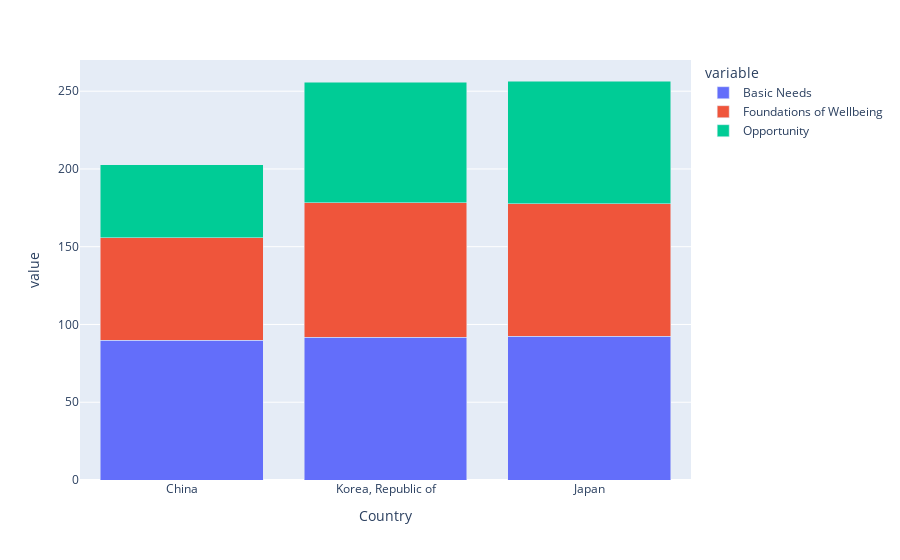

The notebook cell this image was saved under:
### Code cell
px.bar(SPI2023FarEast, x='Country', y=['Basic Needs', 'Foundations of Wellbeing', 'Opportunity'],
       barmode='stack').update_layout(xaxis={'categoryorder':'total ascending'})

### Figure 1 — Plotly figure (JSON) as saved in the notebook; plotly's stock layout.template omitted (floating-point values rounded to 4 significant figures)
{"data": [{"alignmentgroup": "True", "hovertemplate": "variable=Basic Needs<br>Country=%{x}<br>value=%{y}<extra></extra>", "legendgroup": "Basic Needs", "marker": {"color": "#636efa", "pattern": {"shape": ""}}, "name": "Basic Needs", "offsetgroup": "Basic Needs", "orientation": "v", "showlegend": true, "textposition": "auto", "type": "bar", "x": ["China", "Japan", "Korea, Republic of"], "xaxis": "x", "y": [89.84, 92.4, 91.84], "yaxis": "y"}, {"alignmentgroup": "True", "hovertemplate": "variable=Foundations of Wellbeing<br>Country=%{x}<br>value=%{y}<extra></extra>", "legendgroup": "Foundations of Wellbeing", "marker": {"color": "#EF553B", "pattern": {"shape": ""}}, "name": "Foundations of Wellbeing", "offsetgroup": "Foundations of Wellbeing", "orientation": "v", "showlegend": true, "textposition": "auto", "type": "bar", "x": ["China", "Japan", "Korea, Republic of"], "xaxis": "x", "y": [65.85, 85.19, 86.43], "yaxis": "y"}, {"alignmentgroup": "True", "hovertemplate": "variable=Opportunity<br>Country=%{x}<br>value=%{y}<extra></extra>", "legendgroup": "Opportunity", "marker": {"color": "#00cc96", "pattern": {"shape": ""}}, "name": "Opportunity", "offsetgroup": "Opportunity", "orientation": "v", "showlegend": true, "textposition": "auto", "type": "bar", "x": ["China", "Japan", "Korea, Republic of"], "xaxis": "x", "y": [47.13, 78.96, 77.51], "yaxis": "y"}], "layout": {"barmode": "stack", "legend": {"title": {"text": "variable"}, "tracegroupgap": 0}, "margin": {"t": 60}, "xaxis": {"anchor": "y", "categoryorder": "total ascending", "domain": [0, 1], "title": {"text": "Country"}}, "yaxis": {"anchor": "x", "domain": [0, 1], "title": {"text": "value"}}}}
